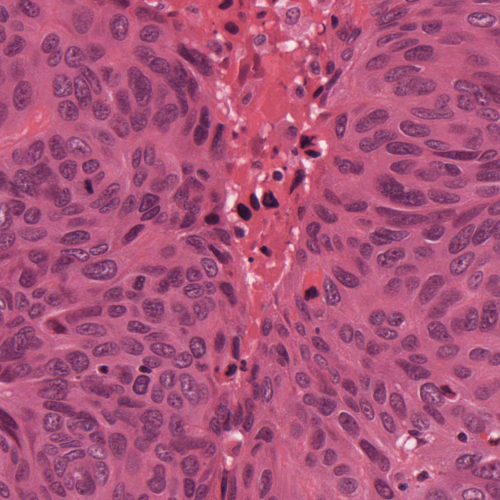
#> input picture assignment-2/images/Histology nuclei/TCGA-18-5592-01Z-00-DX1.tif, 1000 x 1000 px, given in place of HMRegistred.png, which was not available (shown at 1/2 size)
$ jupyter execute --allow-errors main.ipynb   (shell and % lines are left out)
#> lines starting #> are read from the running program, lines starting #| are printed output that depends on the picture; pictures that were not available may be replaced by others from this repository, and a replacement may not be noted
[cell 1]
import cv2 as cv
import numpy as np
import matplotlib.pyplot as plt

[cell 2]
file1 = 'images/HMRegistred.png'
file2 = 'images/P63Registred.png'
file3 = 'images/Histology nuclei/TCGA-49-4488-01Z-00-DX1.tif'

# read image
img_uint8 = cv.imread(file1)
#> img_uint8 is the input picture: shape (1000, 1000, 3); mean B, G, R 122.7, 83.7, 170.4
# convert to float
img_f32 = img_uint8.astype(np.float32) / 255.

img = img_uint8

# resize image
scale = 0.12
print('Original size:', img_uint8.shape)
#| Original size: (1000, 1000, 3)
img = cv.resize(img, (0, 0), fx=scale, fy=scale)
print('Resized size:', img.shape)
#| Resized size: (120, 120, 3)
print('Loaded image data type:', img.dtype)
#| Loaded image data type: uint8

# convert to different color spaces
gray_img = cv.cvtColor(img, cv.COLOR_BGR2GRAY)
rgb_img = cv.cvtColor(img, cv.COLOR_BGR2RGB)
xyz_img = cv.cvtColor(img, cv.COLOR_BGR2XYZ)
#> xyz_img: shape (120, 120, 3); mean of channels 0, 1, 2 122.3, 104.9, 129.8
lab_img = cv.cvtColor(img, cv.COLOR_BGR2LAB)
#> lab_img: shape (120, 120, 3); mean of channels 0, 1, 2 120.7, 168, 122.5
hsv_img = cv.cvtColor(img, cv.COLOR_BGR2HSV)
#> hsv_img: shape (120, 120, 3); mean H, S, V 165.6, 131, 170.4
hls_img = cv.cvtColor(img, cv.COLOR_BGR2HLS)
#> hls_img: shape (120, 120, 3); mean of channels 0, 1, 2 165.6, 127.1, 103.6
ycrcb_img = cv.cvtColor(img, cv.COLOR_BGR2YCrCb)
#> ycrcb_img: shape (120, 120, 3); mean of channels 0, 1, 2 114, 168.1, 132.9

# data types
print('Image data types:',
      '\n\tgray -', gray_img.dtype,
      '\n\trgb -', rgb_img.dtype,
      '\n\txyz -', xyz_img.dtype,
      '\n\tlab -', lab_img.dtype,
      '\n\thsv -', hsv_img.dtype,
      '\n\thls -', hls_img.dtype,
      '\n\tycrcb -', ycrcb_img.dtype)
#| Image data types:
#| 	gray - uint8
#| 	rgb - uint8
#| 	xyz - uint8
#| 	lab - uint8
#| 	hsv - uint8
#| 	hls - uint8
#| 	ycrcb - uint8

# split channels
rgb_b, rgb_g, rgb_r = cv.split(img)
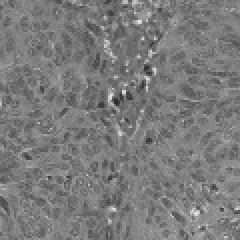
#> rgb_b: shape (120, 120) (shown 2 times larger); min 41, max 231, mean 122.7
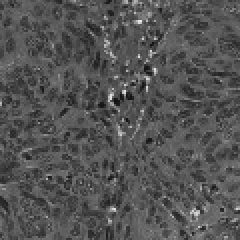
#> rgb_g: shape (120, 120) (shown 2 times larger); min 15, max 233, mean 83.7
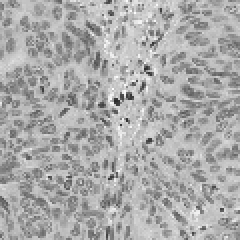
#> rgb_r: shape (120, 120) (shown 2 times larger); min 40, max 255, mean 170.3
xyz_x, xyz_y, xyz_z = cv.split(xyz_img)
lab_l, lab_a, lab_b = cv.split(lab_img)
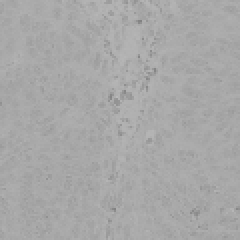
#> lab_a: shape (120, 120) (shown 2 times larger); min 130, max 185, mean 168
hsv_h, hsv_s, hsv_v = cv.split(hsv_img)
hls_h, hls_l, hls_s = cv.split(hls_img)
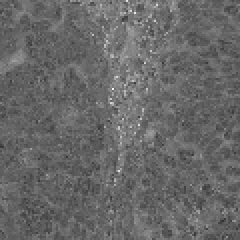
#> hls_s: shape (120, 120) (shown 2 times larger); min 51, max 255, mean 103.6
ycrcb_y, ycrcb_cr, ycrcb_cb = cv.split(ycrcb_img)
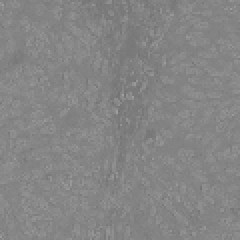
#> ycrcb_cb: shape (120, 120) (shown 2 times larger); min 114, max 161, mean 132.9

# show image
plt.imshow(rgb_img)

[cell 3]
# create histogram for each channel

# GRAY
gray_hist = cv.calcHist([gray_img], [0], None, [256], [0, 256])
#> gray_hist = 256 values, max 387 at index 126, min 0 at index 0, mean 56.25

# RGB
rgb_r_hist = cv.calcHist([img], [0], None, [256], [0, 256])
#> rgb_r_hist = 256 values, max 417 at index 131, min 0 at index 0, mean 56.25
rgb_g_hist = cv.calcHist([img], [1], None, [256], [0, 256])
#> rgb_g_hist = 256 values, max 342 at index 89, min 0 at index 0, mean 56.25
rgb_b_hist = cv.calcHist([img], [2], None, [256], [0, 256])
#> rgb_b_hist = 256 values, max 324 at index 188, min 0 at index 0, mean 56.25

# XYZ
xyz_x_hist = cv.calcHist([xyz_img], [0], None, [256], [0, 256])
#> xyz_x_hist = 256 values, max 406 at index 133, min 0 at index 0, mean 56.25
xyz_y_hist = cv.calcHist([xyz_img], [1], None, [256], [0, 256])
#> xyz_y_hist = 256 values, max 357 at index 118, min 0 at index 0, mean 56.25
xyz_z_hist = cv.calcHist([xyz_img], [2], None, [256], [0, 256])
#> xyz_z_hist = 256 values, max 355 at index 139, min 0 at index 0, mean 56.25

# LAB
lab_l_hist = cv.calcHist([lab_img], [0], None, [256], [0, 256])
#> lab_l_hist = 256 values, max 394 at index 132, min 0 at index 0, mean 56.25
lab_a_hist = cv.calcHist([lab_img], [1], None, [256], [0, 256])
#> lab_a_hist = 256 values, max 1429 at index 169, min 0 at index 0, mean 56.25
lab_b_hist = cv.calcHist([lab_img], [2], None, [256], [0, 256])
#> lab_b_hist = 256 values, max 1348 at index 125, min 0 at index 0, mean 56.25

# HSV
hsv_h_hist = cv.calcHist([hsv_img], [0], None, [256], [0, 256])
#> hsv_h_hist = 256 values, max 2061 at index 168, min 0 at index 8, mean 56.25
hsv_s_hist = cv.calcHist([hsv_img], [1], None, [256], [0, 256])
#> hsv_s_hist = 256 values, max 541 at index 132, min 0 at index 0, mean 56.25
hsv_v_hist = cv.calcHist([hsv_img], [2], None, [256], [0, 256])
#> hsv_v_hist has the same summary as rgb_b_hist

# HLS
hls_h_hist = cv.calcHist([hls_img], [0], None, [256], [0, 256])
#> hls_h_hist = 256 values, max 2070 at index 168, min 0 at index 8, mean 56.25
hls_l_hist = cv.calcHist([hls_img], [1], None, [256], [0, 256])
#> hls_l_hist = 256 values, max 486 at index 138, min 0 at index 0, mean 56.25
hls_s_hist = cv.calcHist([hls_img], [2], None, [256], [0, 256])
#> hls_s_hist = 256 values, max 423 at index 98, min 0 at index 0, mean 56.25

# YCrCb
ycrcb_y_hist = cv.calcHist([ycrcb_img], [0], None, [256], [0, 256])
#> ycrcb_y_hist = 256 values, max 386 at index 126, min 0 at index 0, mean 56.25
ycrcb_cr_hist = cv.calcHist([ycrcb_img], [1], None, [256], [0, 256])
#> ycrcb_cr_hist = 256 values, max 1168 at index 171, min 0 at index 0, mean 56.25
ycrcb_cb_hist = cv.calcHist([ycrcb_img], [2], None, [256], [0, 256])
#> ycrcb_cb_hist = 256 values, max 1471 at index 131, min 0 at index 0, mean 56.25

[cell 4]
# visualize each channels
rgb_channels = (
    ('RGB R', rgb_r),
    ('RGB G', rgb_g),
    ('RGB B', rgb_b),
)

xyz_channels = (
    ('XYZ X', xyz_x),
    ('XYZ Y', xyz_y),
    ('XYZ Z', xyz_z),
)

lab_channels = (
    ('LAB L', lab_l),
    ('LAB A', lab_a),
    ('LAB B', lab_b),
)

hsv_channels = (
    ('HSV H', hsv_h),
    ('HSV S', hsv_s),
    ('HSV V', hsv_v),
)

hls_channels = (
    ('HLS H', hls_h),
    ('HLS L', hls_l),
    ('HLS S', hls_s),
)

ycrcb_channels = (
    ('YCrCb Y', ycrcb_y),
    ('YCrCb Cr', ycrcb_cr),
    ('YCrCb Cb', ycrcb_cb),
)

#> (a cell that did not finish here is left out)

[cell 6]
# plot histograms
plt.figure(figsize=(12, 5))
plt.title('RGB Histograms')
plt.plot(rgb_r_hist, color='red')
plt.plot(rgb_g_hist, color='green')
plt.plot(rgb_b_hist, color='blue')
plt.legend(['R', 'G', 'B'])
plt.show()
#> figure, not shown here; curve peaks at x = 131, y = 417; curve peaks at x = 89, y = 342; curve peaks at x = 188, y = 324

plt.figure(figsize=(12, 5))
plt.title('XYZ Histograms')
plt.plot(xyz_x_hist, color='red')
plt.plot(xyz_y_hist, color='green')
plt.plot(xyz_z_hist, color='blue')
plt.legend(['X', 'Y', 'Z'])
plt.show()
#> figure, not shown here; curve peaks at x = 133, y = 406; curve peaks at x = 118, y = 357; curve peaks at x = 139, y = 355

plt.figure(figsize=(12, 5))
plt.title('LAB Histograms')
plt.plot(lab_l_hist, color='red')
plt.plot(lab_a_hist, color='green')
plt.plot(lab_b_hist, color='blue')
plt.legend(['L', 'A', 'B'])
plt.show()
#> figure, not shown here; curve peaks at x = 132, y = 394; curve peaks at x = 169, y = 1429; curve peaks at x = 125, y = 1348

plt.figure(figsize=(12, 5))
plt.title('HSV Histograms')
plt.plot(hsv_h_hist, color='red')
plt.plot(hsv_s_hist, color='green')
plt.plot(hsv_v_hist, color='blue')
plt.legend(['H', 'S', 'V'])
plt.show()
#> figure, not shown here; curve peaks at x = 168, y = 2061; curve peaks at x = 132, y = 541; curve peaks at x = 188, y = 324

plt.figure(figsize=(12, 5))
plt.title('HLS Histograms')
plt.plot(hls_h_hist, color='red')
plt.plot(hls_l_hist, color='green')
plt.plot(hls_s_hist, color='blue')
plt.legend(['H', 'L', 'S'])
plt.show()
#> figure, not shown here; curve peaks at x = 168, y = 2070; curve peaks at x = 138, y = 486; curve peaks at x = 98, y = 423

plt.figure(figsize=(12, 5))
plt.title('YCrCb Histograms')
plt.plot(ycrcb_y_hist, color='red')
plt.plot(ycrcb_cr_hist, color='green')
plt.plot(ycrcb_cb_hist, color='blue')
plt.legend(['Y', 'Cr', 'Cb'])
plt.show()
#> figure, not shown here; curve peaks at x = 126, y = 386; curve peaks at x = 171, y = 1168; curve peaks at x = 131, y = 1471

[cell 7]
# Apply histogram equalization
equ = cv.equalizeHist(gray_img)
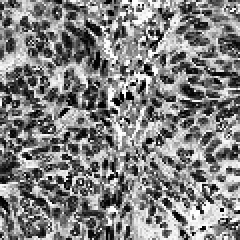
#> equ: shape (120, 120) (shown 2 times larger); min 0, max 255, mean 129.3

# plot images
plt.figure(figsize=(10, 5))
plt.subplot(121), plt.imshow(gray_img, cmap='gray')
plt.title('Original Image'), plt.xticks([]), plt.yticks([])
plt.subplot(122), plt.imshow(equ, cmap='gray')
plt.title('Equalized Image'), plt.xticks([]), plt.yticks([])
plt.show()

[cell 8]
gray_hist = cv.calcHist([gray_img], [0], None, [256], [0, 256])
equ_hist = cv.calcHist([equ], [0], None, [256], [0, 256])
#> equ_hist = 256 values, max 387 at index 179, min 0 at index 14, mean 56.25

# plot histograms
plt.figure(figsize=(12, 5))
plt.title('Histograms')
plt.plot(gray_hist, color='gray')
plt.plot(equ_hist, color='red')
plt.xlim([0, 256])
plt.show()
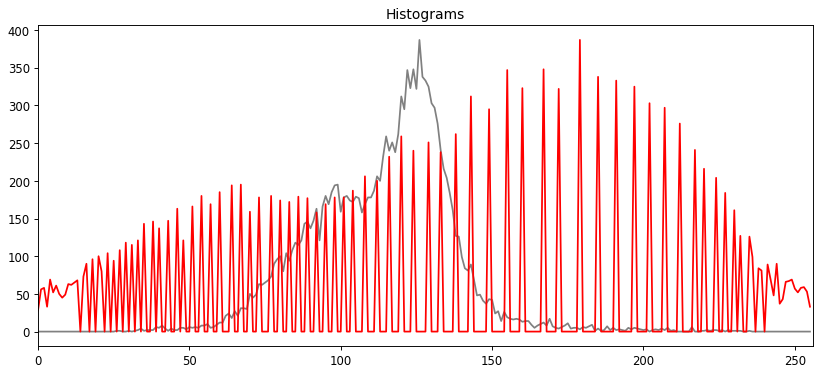
#> figure drawn by matplotlib, 1 panel; curve peaks at x = 126, y = 387; curve peaks at x = 179, y = 387

[cell 9]
# Adjust the gamma value
gamma = 1.5
img_corrected = np.power(img / float(np.max(img)), gamma)
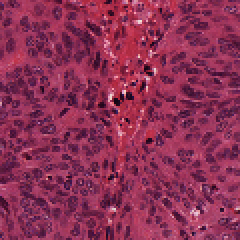
#> img_corrected: shape (120, 120, 3) float64 (shown 2 times larger); mean B, G, R 0.336, 0.193, 0.552
img_corrected = np.uint8(img_corrected * 255)

# Display the results
plt.figure(figsize=(10, 5))
plt.subplot(121), plt.imshow(cv.cvtColor(img, cv.COLOR_BGR2RGB))
plt.title('Original Image'), plt.xticks([]), plt.yticks([])
plt.subplot(122), plt.imshow(cv.cvtColor(img_corrected, cv.COLOR_BGR2RGB))
plt.title('Gamma Corrected Image'), plt.xticks([]), plt.yticks([])
plt.show()
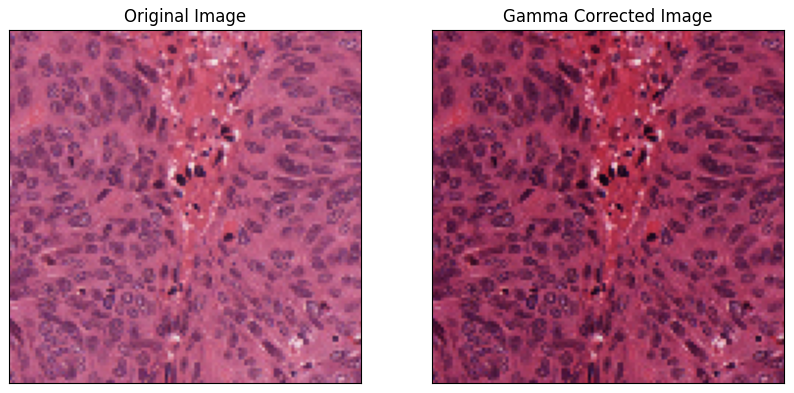
#> figure drawn by matplotlib, 2 panels

$ run again, on assignment-2/images/Histology nuclei/TCGA-21-5784-01Z-00-DX1.tif
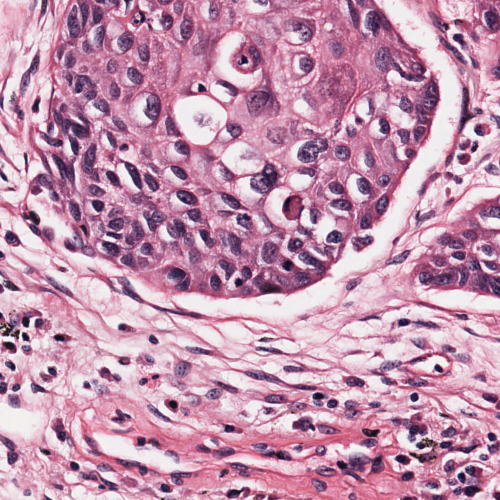
#> input picture assignment-2/images/Histology nuclei/TCGA-21-5784-01Z-00-DX1.tif, 1000 x 1000 px, given in place of HMRegistred.png, which was not available (shown at 1/2 size)
#> img_uint8 is the input picture: shape (1000, 1000, 3); mean B, G, R 173.5, 146.7, 194
#| Original size: (1000, 1000, 3)
#| Resized size: (120, 120, 3)
#| Loaded image data type: uint8
#> xyz_img: shape (120, 120, 3); mean of channels 0, 1, 2 163.5, 158.4, 185.2
#> lab_img: shape (120, 120, 3); mean of channels 0, 1, 2 167.3, 150.7, 121.1
#> hsv_img: shape (120, 120, 3); mean H, S, V 154.3, 71.9, 195.5
#> hls_img: shape (120, 120, 3); mean of channels 0, 1, 2 154.3, 171.1, 91.3
#> ycrcb_img: shape (120, 120, 3); mean of channels 0, 1, 2 163.6, 149.5, 133.4
#| Image data types:
#| 	gray - uint8
#| 	rgb - uint8
#| 	xyz - uint8
#| 	lab - uint8
#| 	hsv - uint8
#> (further printed lines are left out)
#> gray_hist = 256 values, max 338 at index 237, min 0 at index 0, mean 56.25
#> rgb_r_hist = 256 values, max 600 at index 239, min 0 at index 0, mean 56.25
#> rgb_g_hist = 256 values, max 422 at index 236, min 0 at index 0, mean 56.25
#> rgb_b_hist = 256 values, max 784 at index 239, min 0 at index 0, mean 56.25
#> xyz_x_hist = 256 values, max 403 at index 226, min 0 at index 0, mean 56.25
#> xyz_y_hist = 256 values, max 361 at index 237, min 0 at index 0, mean 56.25
#> xyz_z_hist = 256 values, max 1710 at index 255, min 0 at index 0, mean 56.25
#> lab_l_hist = 256 values, max 377 at index 239, min 0 at index 0, mean 56.25
#> lab_a_hist = 256 values, max 509 at index 159, min 0 at index 0, mean 56.25
#> lab_b_hist = 256 values, max 1226 at index 127, min 0 at index 0, mean 56.25
#> hsv_h_hist = 256 values, max 886 at index 167, min 0 at index 29, mean 56.25
#> hsv_s_hist = 256 values, max 293 at index 3, min 0 at index 169, mean 56.25
#> hsv_v_hist = 256 values, max 720 at index 239, min 0 at index 0, mean 56.25
#> hls_h_hist = 256 values, max 868 at index 165, min 0 at index 29, mean 56.25
#> hls_l_hist = 256 values, max 394 at index 238, min 0 at index 0, mean 56.25
#> hls_s_hist = 256 values, max 276 at index 85, min 0 at index 1, mean 56.25
#> ycrcb_y_hist has the same summary as gray_hist
#> ycrcb_cr_hist = 256 values, max 586 at index 129, min 0 at index 0, mean 56.25
#> ycrcb_cb_hist = 256 values, max 1532 at index 129, min 0 at index 0, mean 56.25
#> `equ = cv.equalizeHist(gray_img)`:
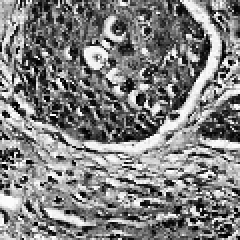
#> equ: shape (120, 120) (shown 2 times larger); min 0, max 255, mean 128.3
#> equ_hist = 256 values, max 338 at index 240, min 0 at index 50, mean 56.25
#> `plt.show()`:
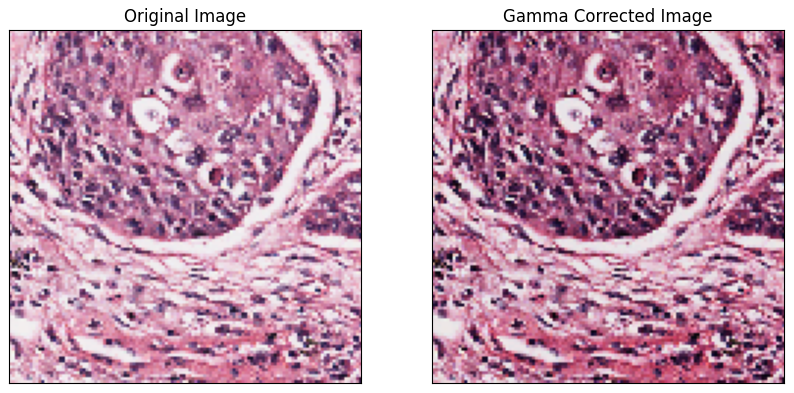
#> figure drawn by matplotlib, 2 panels

$ run again, on assignment-2/images/Histology nuclei/TCGA-21-5786-01Z-00-DX1.tif
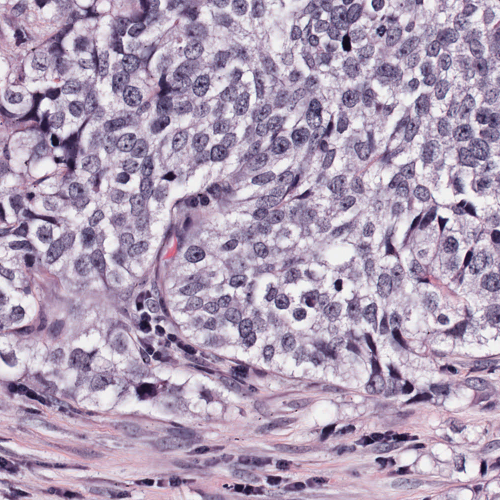
#> input picture assignment-2/images/Histology nuclei/TCGA-21-5786-01Z-00-DX1.tif, 1000 x 1000 px, given in place of HMRegistred.png, which was not available (shown at 1/2 size)
#> img_uint8 is the input picture: shape (1000, 1000, 3); mean B, G, R 182.5, 156.5, 175.5
#| Original size: (1000, 1000, 3)
#| Resized size: (120, 120, 3)
#| Loaded image data type: uint8
#> xyz_img: shape (120, 120, 3); mean of channels 0, 1, 2 161.1, 162.2, 194.9
#> lab_img: shape (120, 120, 3); mean of channels 0, 1, 2 169.5, 140.2, 116.8
#> hsv_img: shape (120, 120, 3); mean H, S, V 140.5, 44.8, 184.5
#> hls_img: shape (120, 120, 3); mean of channels 0, 1, 2 140.5, 170.5, 50.1
#> ycrcb_img: shape (120, 120, 3); mean of channels 0, 1, 2 164.9, 135.4, 137.8
#| Image data types:
#| 	gray - uint8
#| 	rgb - uint8
#| 	xyz - uint8
#| 	lab - uint8
#| 	hsv - uint8
#> (further printed lines are left out)
#> gray_hist = 256 values, max 145 at index 177, min 0 at index 0, mean 56.25
#> rgb_r_hist = 256 values, max 219 at index 239, min 0 at index 0, mean 56.25
#> rgb_g_hist = 256 values, max 131 at index 168, min 0 at index 0, mean 56.25
#> rgb_b_hist = 256 values, max 163 at index 206, min 0 at index 0, mean 56.25
#> xyz_x_hist = 256 values, max 159 at index 182, min 0 at index 0, mean 56.25
#> xyz_y_hist = 256 values, max 144 at index 177, min 0 at index 0, mean 56.25
#> xyz_z_hist = 256 values, max 962 at index 255, min 0 at index 0, mean 56.25
#> lab_l_hist = 256 values, max 152 at index 185, min 0 at index 0, mean 56.25
#> lab_a_hist = 256 values, max 941 at index 144, min 0 at index 0, mean 56.25
#> lab_b_hist = 256 values, max 846 at index 119, min 0 at index 0, mean 56.25
#> hsv_h_hist = 256 values, max 518 at index 138, min 0 at index 1, mean 56.25
#> hsv_s_hist = 256 values, max 263 at index 33, min 0 at index 158, mean 56.25
#> hsv_v_hist = 256 values, max 212 at index 239, min 0 at index 0, mean 56.25
#> hls_h_hist = 256 values, max 525 at index 138, min 0 at index 1, mean 56.25
#> hls_l_hist = 256 values, max 149 at index 185, min 0 at index 0, mean 56.25
#> hls_s_hist = 256 values, max 504 at index 44, min 0 at index 1, mean 56.25
#> ycrcb_y_hist has the same summary as gray_hist
#> ycrcb_cr_hist = 256 values, max 1533 at index 134, min 0 at index 0, mean 56.25
#> ycrcb_cb_hist = 256 values, max 1002 at index 136, min 0 at index 0, mean 56.25
#> equ_hist = 256 values, max 145 at index 143, min 0 at index 44, mean 56.25
#> `plt.show()`:
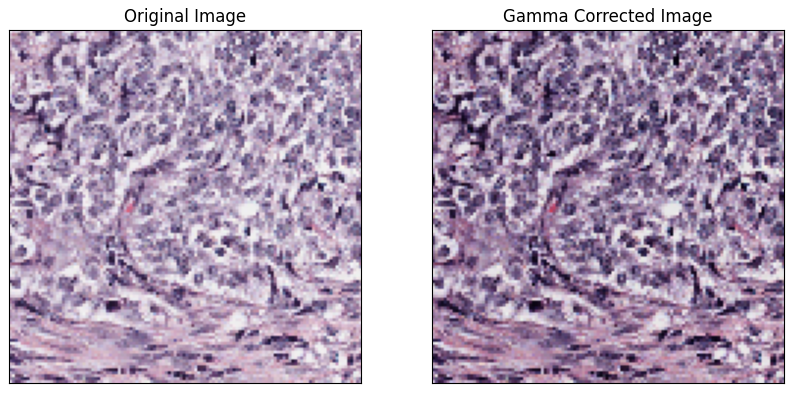
#> figure drawn by matplotlib, 2 panels
